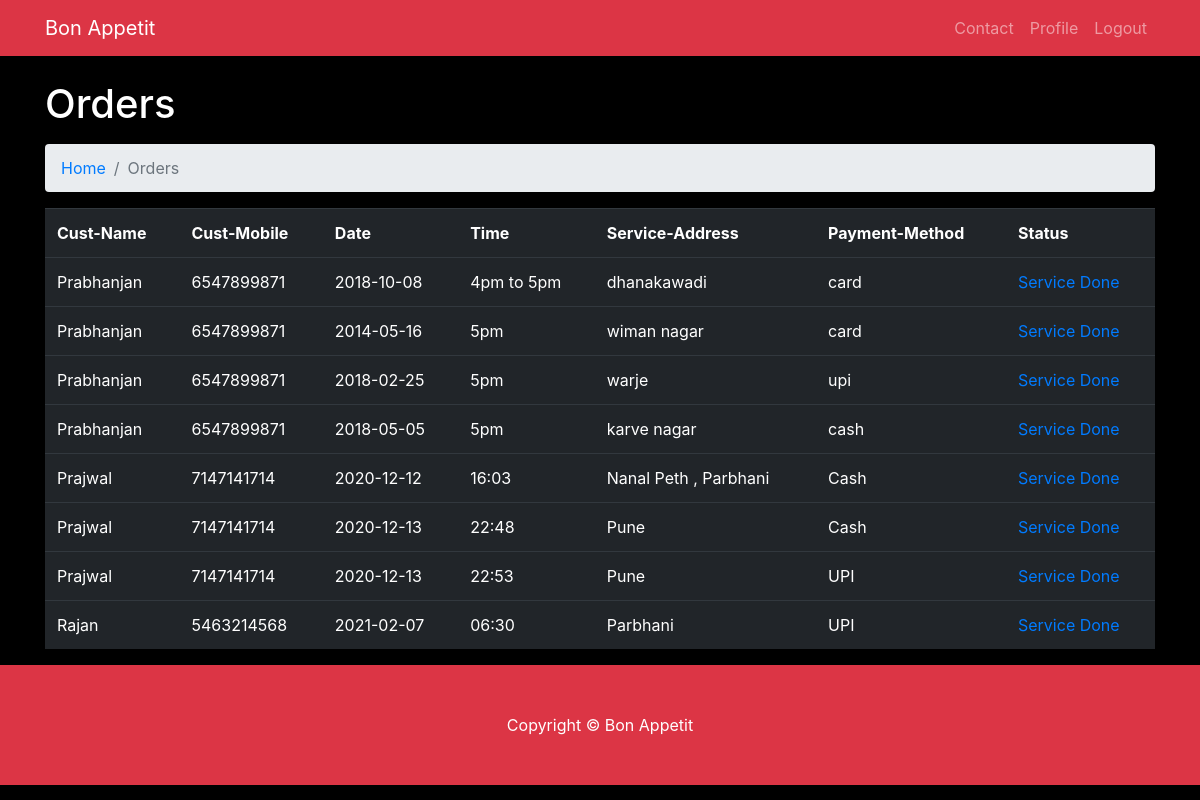
Screenshot of /showsporder.php (signed in) with the database file from the repository.
### tables this page shows
CREATE TABLE `order_info` (
  `oid` int(11) NOT NULL,
  `date` date NOT NULL,
  `timeslot` text NOT NULL,
  `service_address` text NOT NULL,
  `payment_method` text NOT NULL,
  `feedback` text DEFAULT NULL,
  `ratings` int(1) DEFAULT NULL,
  `cid` int(11) DEFAULT NULL,
  `sid` int(11) DEFAULT NULL,
  `spid` int(11) DEFAULT NULL,
  `flag` int(11) NOT NULL DEFAULT 0
);

CREATE TABLE `customer` (
  `tid` int(11) NOT NULL,
  `name` text NOT NULL,
  `email` varchar(50) NOT NULL,
  `mobile` varchar(15) NOT NULL,
  `address` text NOT NULL,
  `dob` date NOT NULL,
  `password` text NOT NULL
);

### showsporder.php (the view, shortened to what this page needs)
<!DOCTYPE html>
<html lang="en">
<head>
  <link href="vendor/bootstrap/css/bootstrap.min.css" rel="stylesheet">
  <link href="css/modern-business.css" rel="stylesheet">
  <link href="css/form.css" rel="stylesheet">
</head>
<body>
  <nav class="navbar fixed-top navbar-expand-lg navbar-dark bg-danger fixed-top">
    <div class="container">
      <a class="navbar-brand" href="spbuttons.php">Bon Appetit</a>
      <div class="collapse navbar-collapse" id="navbarResponsive">
        <ul class="navbar-nav ml-auto">
          <li class="nav-item">
            <a class="nav-link" href="contactsp.php">Contact</a>
          </li>
          <?php
          if (!isset($_SESSION['name'])) {
          } else {
            echo '<li class="nav-item">' .
              '<a class="nav-link" href="profilesp.php">Profile</a>' .
              '</li>';
            echo '<li class="nav-item">' .
              '<a class="nav-link" href="logout.php">Logout</a>' .
              '</li>';
          }
          ?>
        </ul>
      </div>
    </div>
  </nav>
  <div class="container">
    <h1 class="mt-4 mb-3">Orders</h1>
    <ol class="breadcrumb">
      <li class="breadcrumb-item">
        <a href=#>Home</a>
      </li>
      <li class="breadcrumb-item active">Orders</li>
    </ol>
    <table class="table table-hover table-dark ">
      <tr>
        <th>Cust-Name</th>
        <th>Cust-Mobile</th>
        <th>Date</th>
        <th>Time</th>
        <th>Service-Address</th>
        <th>Payment-Method</th>
        <th>Status</th>
      </tr>
      <?php
      include("connection.php");
      $query1 = "SELECT * FROM order_info natural join customer where spid='" . mysqli_real_escape_string($link, $_SESSION['spid']) . "' && flag=0 && cid=tid";
      if ($result = mysqli_query($link, $query1)) {
        while ($row = mysqli_fetch_array($result)) {
          $index = "/servicedone.php?oid=$row[0]";
          echo "<tr>";
          echo "<td>" . $row['name'] . "</td>" . "<td>" . $row['mobile'] . "</td>" . "<td>" . $row['date'] . "</td>" . "<td>" . $row['timeslot'] . "</td>" . "<td>" . $row['service_address'] . "</td>" . "<td>" . $row['payment_method'] . "</td>" . "<td><a href=$index >Service Done</a></td>";
        }
      }
      ?>
    </table>
  </div>
  <footer class="py-5 bg-danger">
    <div class="container">
      <p class="m-0 text-center text-white">Copyright &copy; Bon Appetit</p>
    </div>
  </footer>
</body>
</html>

### css/modern-business.css (style rules this page uses)
body { padding-top: 54px; }
@media (min-width: 992px) { body { padding-top: 56px; } }

### showsporder.php (style rules this page uses)
body { background-color: black; color: white; }

### rows the page displays
order_info: cid.name "Prabhanjan", cid.mobile "6547899871", date "2018-10-08", timeslot "4pm to 5pm", service_address "dhanakawadi", payment_method "card"
order_info: cid.name "Prabhanjan", cid.mobile "6547899871", date "2014-05-16", timeslot "5pm", service_address "wiman nagar", payment_method "card"
order_info: cid.name "Prabhanjan", cid.mobile "6547899871", date "2018-02-25", timeslot "5pm", service_address "warje", payment_method "upi"
order_info: cid.name "Prabhanjan", cid.mobile "6547899871", date "2018-05-05", timeslot "5pm", service_address "karve nagar", payment_method "cash"
order_info: cid.name "Prajwal", cid.mobile "7147141714", date "2020-12-12", timeslot "16:03", service_address "Nanal Peth , Parbhani", payment_method "Cash"
order_info: cid.name "Prajwal", cid.mobile "7147141714", date "2020-12-13", timeslot "22:48", service_address "Pune", payment_method "Cash"
order_info: cid.name "Prajwal", cid.mobile "7147141714", date "2020-12-13", timeslot "22:53", service_address "Pune", payment_method "UPI"
order_info: cid.name "Rajan", cid.mobile "5463214568", date "2021-02-07", timeslot "06:30", service_address "Parbhani", payment_method "UPI"
